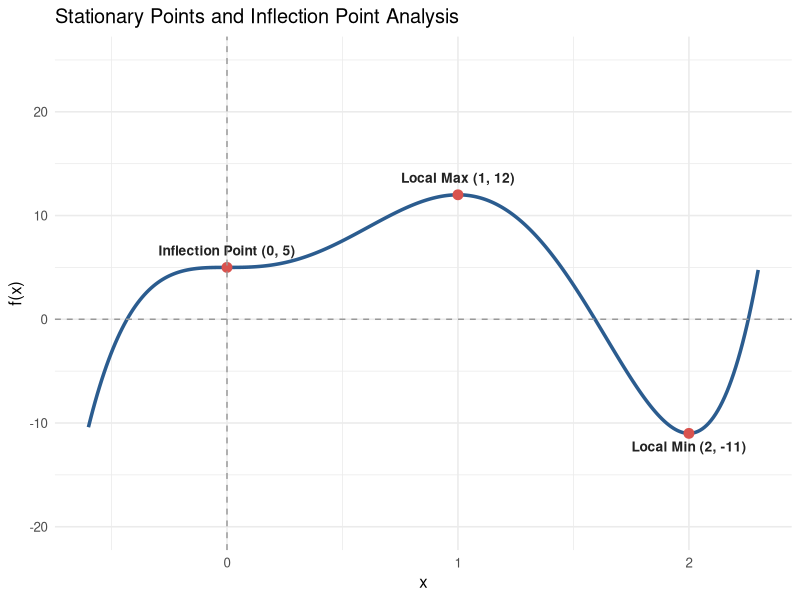
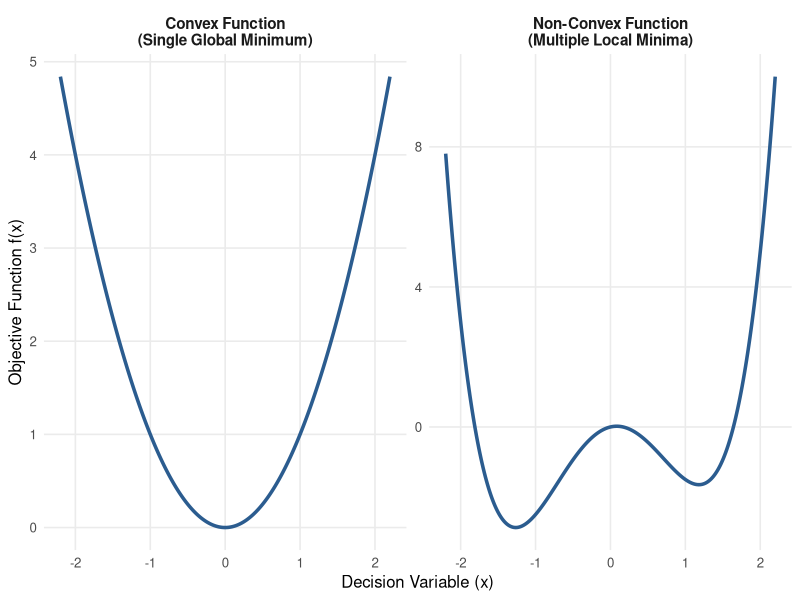

Write the R code that produced these figures, in order.
## ---- chunk 1
#| label: fig-nth-order-test
#| fig-cap: "Plot of $f(x) = 12x^5 - 45x^4 + 40x^3 + 5$ highlighting the inflection point at $x=0$, local maximum at $x=1$, and local minimum at $x=2$."
#| fig-align: center
#| fig-width: 7
#| fig-height: 4.5

library(ggplot2)

fx <- function(x) 12*x^5 - 45*x^4 + 40*x^3 + 5
x_vals <- seq(-0.6, 2.3, length.out = 300)
df <- data.frame(x = x_vals, y = fx(x_vals))

pts <- data.frame(
  x = c(0, 1, 2),
  y = c(fx(0), fx(1), fx(2)),
  label = c("Inflection Point (0, 5)", "Local Max (1, 12)", "Local Min (2, -11)"),
  vjust = c(-1.2, -1.2, 1.8)
)

ggplot(df, aes(x = x, y = y)) +
  geom_line(color = "#2b5c8f", linewidth = 1.2) +
  geom_point(data = pts, aes(x = x, y = y), color = "#d9534f", size = 3) +
  geom_text(data = pts, aes(x = x, y = y, label = label, vjust = vjust), 
            size = 3.5, fontface = "bold", color = "#222222") +
  geom_hline(yintercept = 0, linetype = "dashed", color = "gray60") +
  geom_vline(xintercept = 0, linetype = "dashed", color = "gray60") +
  theme_minimal(base_size = 12) +
  labs(
    x = "x",
    y = "f(x)",
    title = "Stationary Points and Inflection Point Analysis"
  ) +
  coord_cartesian(ylim = c(-20, 25))
## ---- chunk 2
#| label: fig-convexity-comparison
#| fig-cap: "Comparison between a convex function with a single global minimum and a non-convex function with multiple local minima."
#| fig-align: center
#| fig-width: 8
#| fig-height: 4

library(ggplot2)

x <- seq(-2.2, 2.2, length.out = 300)

df_convex <- data.frame(
  x = x, 
  y = x^2, 
  Type = "Convex Function\n(Single Global Minimum)"
)

df_nonconvex <- data.frame(
  x = x, 
  y = x^4 - 3*x^2 + 0.5*x, 
  Type = "Non-Convex Function\n(Multiple Local Minima)"
)

df_all <- rbind(df_convex, df_nonconvex)

ggplot(df_all, aes(x = x, y = y)) +
  geom_line(color = "#2b5c8f", linewidth = 1.2) +
  facet_wrap(~Type, scales = "free_y") +
  theme_minimal(base_size = 12) +
  theme(
    strip.text = element_text(face = "bold", size = 11),
    panel.grid.minor = element_blank()
  ) +
  labs(
    x = "Decision Variable (x)",
    y = "Objective Function f(x)"
  )
